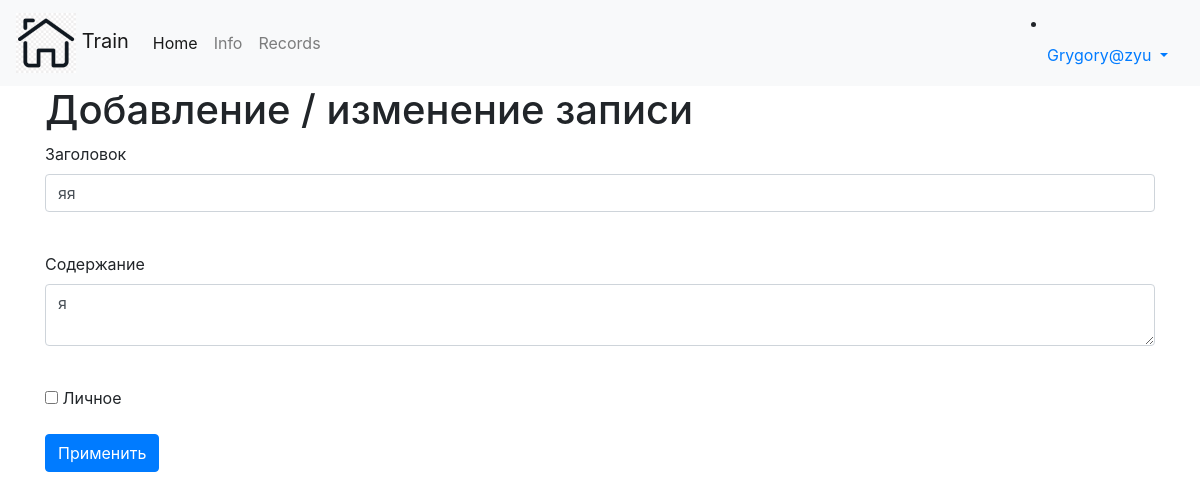
Screenshot of /news/3 (signed in) with the database file from the repository.
### data/users.py (models this page shows, shortened)
class User(SqlAlchemyBase, UserMixin, SerializerMixin):
    __tablename__ = 'users'
    id = sqlalchemy.Column(sqlalchemy.Integer,
                           primary_key=True, autoincrement=True)
    name = sqlalchemy.Column(sqlalchemy.String, nullable=True)
    about = sqlalchemy.Column(sqlalchemy.String, nullable=True)
    email = sqlalchemy.Column(sqlalchemy.String,
                              index=True, unique=True, nullable=True)
    hashed_password = sqlalchemy.Column(sqlalchemy.String, nullable=True)
    created_date = sqlalchemy.Column(sqlalchemy.DateTime,
                                     default=datetime.datetime.now)
    news = orm.relationship("News", back_populates='user')
    height = sqlalchemy.Column(sqlalchemy.Integer)
    weight = sqlalchemy.Column(sqlalchemy.Integer)
    age = sqlalchemy.Column(sqlalchemy.Integer)
    sex = sqlalchemy.Column(sqlalchemy.String, nullable=True)
    rating = sqlalchemy.Column(sqlalchemy.Integer)

### data/news.py (models this page shows)
class News(SqlAlchemyBase, SerializerMixin):
    __tablename__ = 'news'
    id = sqlalchemy.Column(sqlalchemy.Integer,
                           primary_key=True, autoincrement=True)
    title = sqlalchemy.Column(sqlalchemy.String, nullable=True)
    content = sqlalchemy.Column(sqlalchemy.String, nullable=True)
    created_date = sqlalchemy.Column(sqlalchemy.DateTime,
                                     default=datetime.datetime.now)
    is_private = sqlalchemy.Column(sqlalchemy.Boolean, default=True)
    user_id = sqlalchemy.Column(sqlalchemy.Integer,
                                sqlalchemy.ForeignKey("users.id"))
    likes = sqlalchemy.Column(sqlalchemy.String, default='0')
    user = orm.relationship('User')

### main.py (the view, shortened to what this page needs)
@app.route('/news/<int:id>', methods=['GET', 'POST'])
@login_required
def edit_news(id):
    form = NewsForm()
    if req.method == "GET":
        db_sess = db_session.create_session()
        news = db_sess.query(News).filter(News.id == id,
                                          News.user == current_user
                                          ).first()
        if news:
            form.title.data = news.title
            form.content.data = news.content
            form.is_private.data = news.is_private
        else:
            abort(404)
    if current_user.is_authenticated:
        return render_template("news.html", user_name=session['name'], form=form)
    else:
        return render_template("news.html", form=form)

### forms/news.py
class NewsForm(FlaskForm):
    title = StringField('Заголовок', validators=[DataRequired()])
    content = TextAreaField("Содержание")
    is_private = BooleanField("Личное")
    submit = SubmitField('Применить')

### data/db_session.py (called while the page is built)
def create_session() -> Session:
    global __factory
    return __factory()

### main.py (called while the page is built)
@login_manager.user_loader
def load_user(user_id):
    db_sess = db_session.create_session()
    return db_sess.query(User).get(user_id)

### templates/news.html (shortened to what this page needs)
{% extends "base.html" %}
{% block content %}
<h1>Добавление / изменение записи</h1>
<form action="" method="post">
    <p>
        {{ form.title.label }}<br>
        {{ form.title(class="form-control") }}<br>
    </p>
    <p>
        {{ form.content.label }}<br>
        {{ form.content(class="form-control") }}<br>
    </p>
    <p>{{ form.is_private() }} {{ form.is_private.label }}</p>
    <p>{{ form.submit(type="submit", class="btn btn-primary") }}</p>
</form>
{% endblock %}

### templates/base.html (shortened to what this page needs)
<!doctype html>
<html lang="en">
<head>
    <link rel="stylesheet"
          href="https://stackpath.bootstrapcdn.com/bootstrap/4.4.1/css/bootstrap.min.css"
>
    <link rel="stylesheet" type="text/css" href="static/css/style.css">
</head>
<body>
<header>
    <nav class="navbar navbar-expand-lg navbar-light bg-light">
  <a class="navbar-brand" href="/"><img src="static/img/home.png" width="60" height="60" alt=""> Train</a>
  <div class="collapse navbar-collapse" id="navbarSupportedContent">
    <ul class="navbar-nav mr-auto">
      <li class="nav-item active">
        <a class="nav-link" href="/">Home <span class="sr-only">(current)</span></a>
      </li>
      <li class="nav-item">
        <a class="nav-link" href="/info">Info</a>
      </li>
      <li class="nav-item">
        <a class="nav-link" href="/records">Records</a>
      </li>
    </ul>
    <form class="form-inline my-2 my-lg-0">
      {% if current_user.is_authenticated %}
        <li class="nav-item dropdown">
        <a class="nav-link dropdown-toggle" href="#" id="navbarDropdown" role="button" data-toggle="dropdown" aria-haspopup="true" aria-expanded="false">
          {{ user_name }}
        </a>
      </li>
{% else %}
    <p>
        <a class="btn btn-outline-success" href="/register">Зарегистрироваться</a>
        <a class="btn btn-outline-primary" href="/login">Войти</a>
    </p>
{% endif %}
    </form>
  </div>
</nav>
</header>
<main role="main" class="container">
    {% block content %}{% endblock %}
</main>
</body>
</html>

### rows the page displays
User: email "Grygory@zyu"
News: title "яя", content "я"
